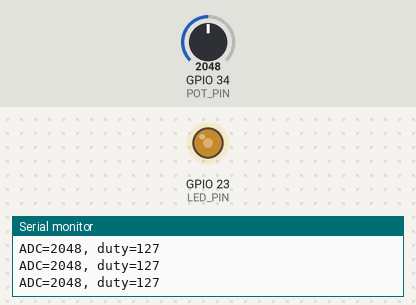
This sketch was run on a simulated ESP32. Shown: output pins drawn as LEDs (lit = HIGH), the last lines printed to the serial monitor. The test bench sets the inputs (shaded band); at power-on: GPIO 34 (POT_PIN) = 2048.

Above: at 1.2 s.
1.3 s: GPIO 34 (POT_PIN) set to 2866
At 2.1 s:
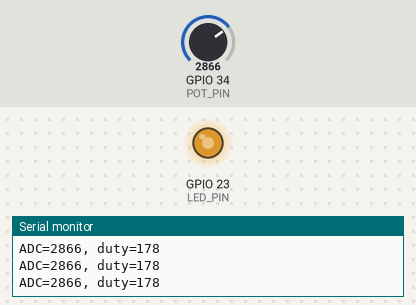
2.8 s: GPIO 34 (POT_PIN) set to 3603
At 3.4 s:
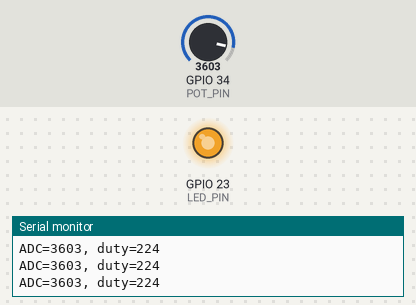
4.3 s: GPIO 34 (POT_PIN) set to 491
At 4.7 s:
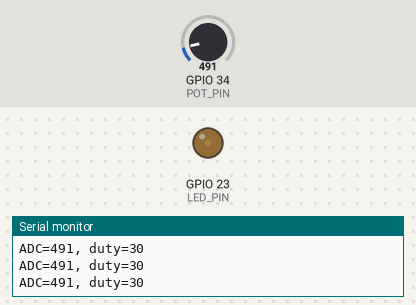
5.8 s: GPIO 34 (POT_PIN) set to 0
At 7.0 s:
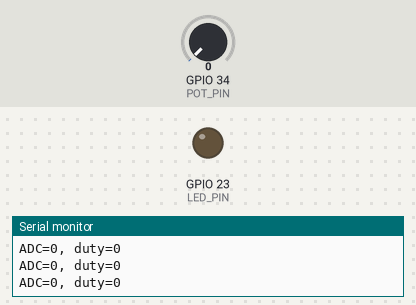
7.3 s: GPIO 34 (POT_PIN) set to 2047
At 8.4 s:
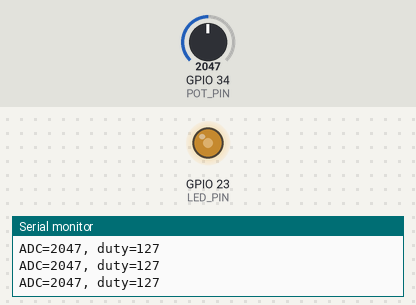
Timing chart, 0 to 9.8 s (numbered marks = the images above; inputs shaded):
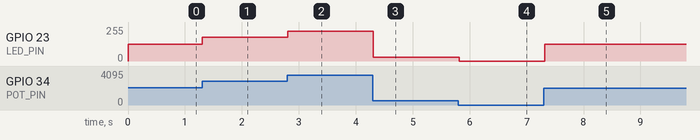

The sketch:

day09_adc_pot_pwm.ino
```cpp
const int POT_PIN = 34;
const int LED_PIN = 23;

void setup() {
  Serial.begin(115200);
  pinMode(LED_PIN, OUTPUT);
}

void loop() {
  int raw = analogRead(POT_PIN);
  int duty = map(raw, 0, 4095, 0, 255);
  analogWrite(LED_PIN, duty);
  Serial.printf("ADC=%d, duty=%d\n", raw, duty);
  delay(100);
}
```

Measured:
- after the input at 1.3 s, GPIO 23 (LED_PIN): 127/255 → 178/255 at once
- after the input at 2.8 s, GPIO 23 (LED_PIN): 178/255 → 224/255 at once
- after the input at 4.3 s, GPIO 23 (LED_PIN): 224/255 → 30/255 at once
- after the input at 5.8 s, GPIO 23 (LED_PIN): 30/255 → 0/255 at once
- after the input at 7.3 s, GPIO 23 (LED_PIN): 0/255 → 127/255 at once
